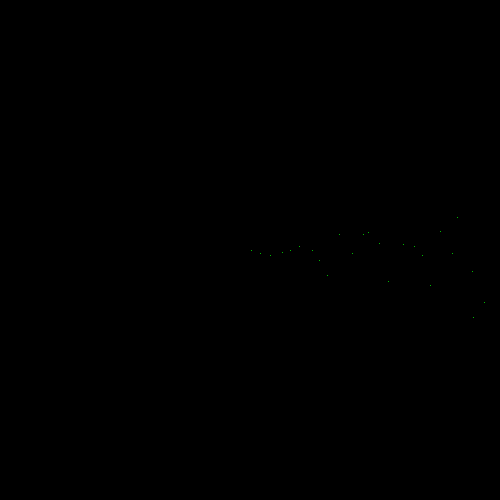
Frame 1 (no input)
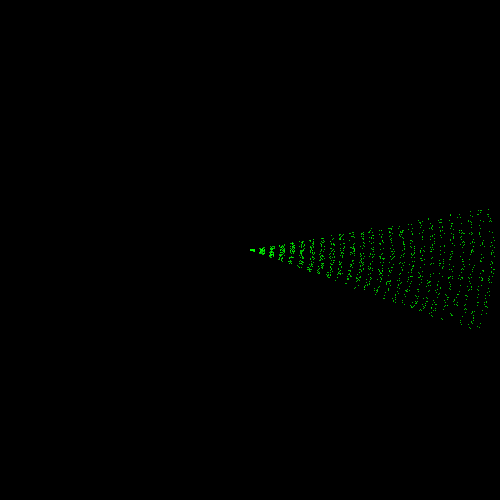
Frame 60 (the mouse pressed at the canvas centre just before this capture)
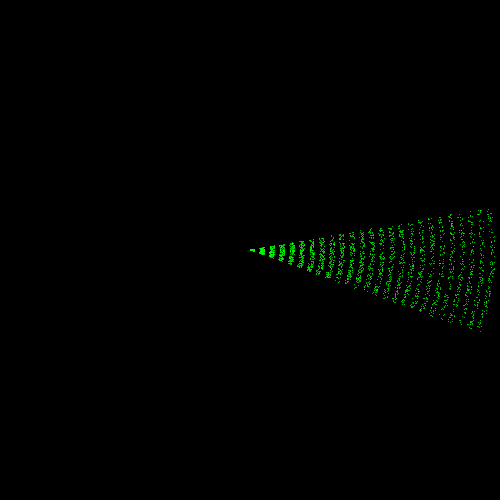
Frame 120 (the mouse held since frame 60 and released just before this capture)

The Processing sketch that drew these frames (run headless with seeded random() and noise(); from frame 60 on, the mouse is pressed at the canvas centre):

// Processing sketch: tangente_plus
// ── tangente_plus.pde
float angle = 0.0;
float radio = 250;
float col = 0;

void setup(){
  size(500, 500);
  background(0);

}

void draw(){
  //background(0);
  stroke(random(0, col), 255, col);
  translate(width/2, height/2);
  for(int i = 0; i < radio; i += 10){
    float rangle = random(angle - 10, angle + 20);
    fill(col);
    float subradio = random(i, i + 5);
    float x = cos(radians(rangle)) * subradio;
    float y = sin(radians(rangle)) * subradio;
    //ellipse(x,y, 5, 5);
    point(x,y);
  }
  //line(0,0,x,y); 
}


/*
void keyPressed(){
  angle += 20;
}
*/

void mouseDragged(){
  angle = mouseX;
  col = map(mouseY, 0, height, 0, 255);
}
